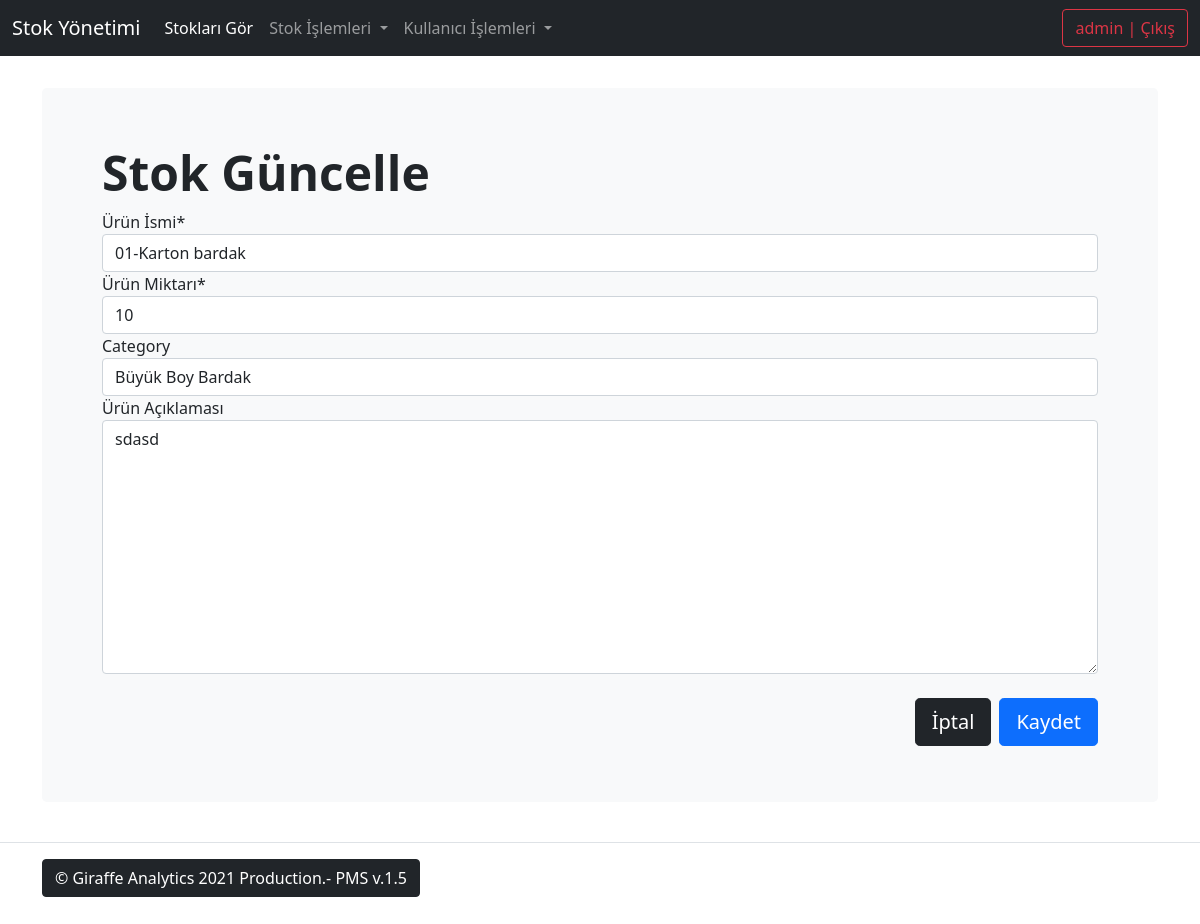
Page /products/update/1/ (signed in) on the committed database.
### products/models/product_model.py (models this page shows, shortened)
class Product(models.Model):
    product_name = models.CharField(max_length=55, verbose_name='Ürün İsmi', unique=True)
    quantity = models.PositiveIntegerField(verbose_name='Ürün Miktarı')
    category = models.ForeignKey('Category', on_delete=models.SET_NULL, null=True, blank=True)
    content = models.TextField(verbose_name="Ürün Açıklaması", max_length=255, null=True, blank=True)
    class Meta:
        verbose_name = "Ürün"
        verbose_name_plural = "Ürünler"
        ordering = ("-id",)

### products/views/product_update.py (the view, shortened to what this page needs)
# urls.py: path('update/<int:pk>/', product_update_view, name='product-update'),
@login_required
def product_update_view(request, pk):
    queryset = Product.objects.get(id=pk)
    form = ProductUpdateForm(instance=queryset)
    context = {
        'form': form,
        'title': 'Stok Güncelle',
        'pk': pk
    }
    return render(request, 'products/product-update.html', context)

### products/forms/product_update_form.py
class ProductUpdateForm(forms.ModelForm):
    class Meta:
        model = Product
        fields = ['product_name', 'quantity', 'category', 'content']

### products/models/product_model.py (called while the page is built)
    def __str__(self):
        return self.name

### templates/products/product-update.html (shortened to what this page needs)
{% extends 'base.html' %}
{% load crispy_forms_filters %}
{% block content %}
<div class="container py-sm-3">
    <div class="p-5 mb-sm-4 bg-light rounded-3">
      <div class="container-fluid py-sm-2">
        <h1 class="display-5 fw-bold">{{ title }}</h1>
    {% load crispy_forms_tags %}
    <form method='POST' action=''>
		{{form | crispy}}
        <br>
        <div class="d-grid gap-2 d-md-flex justify-content-md-end">
        <a href="{% url 'products:product-detail' pk %}" class="btn btn-dark btn-lg" tabindex="-1" role="button">İptal</a>
        <input  class="btn btn-primary btn-lg" type="submit" value='Kaydet'/>
        </div>
    </form>
    </div>
    </div>
</div>
{% endblock %}

### templates/navbar.html (shortened to what this page needs)
{% load crispy_forms_filters %}
<nav class="navbar navbar-expand-md navbar-dark fixed-top bg-dark">
  <div class="container-fluid">
    <a class="navbar-brand" href="{% url 'landing-page' %}">Stok Yönetimi</a>
    <div class="collapse navbar-collapse" id="navbarCollapse">
      <ul class="navbar-nav me-auto mb-2 mb-md-0">
        <li class="nav-item">
          <a class="nav-link active" aria-current="page" href="{% url 'products:product-list' %}">Stokları Gör</a>
        </li>
          <li class="nav-item dropdown">
          <a class="nav-link dropdown-toggle" href="#" id="navbarDropdown" role="button" data-bs-toggle="dropdown" aria-expanded="false">
            Stok İşlemleri
          </a>
        </li>
          <li class="nav-item dropdown">
          <a class="nav-link dropdown-toggle" href="#" id="navbarDropdown" role="button" data-bs-toggle="dropdown" aria-expanded="false">
            Kullanıcı İşlemleri
          </a>
        </li>
      </ul>
        {% if user.is_authenticated %}
        <a href="{% url 'user:logout' %}" class="btn btn-outline-danger" type="button">{{ user }} | Çıkış</a>
        {% else %}
        <a href="{% url 'user:login' %}" class="btn btn-outline-success" type="button">Giriş</a>
        {% endif %}
    </div>
  </div>
</nav>

### static/css/navbar-top-fixed.css (style rules this page uses)
body { min-height: 75rem; padding-top: 4.5rem; }

### rows in the picture
Product: product_name "01-Karton bardak", quantity "10", category "Büyük Boy Bardak", content "sdasd"

### other values in the picture
{{ user }} "admin"
{{ title }} "Stok Güncelle"
